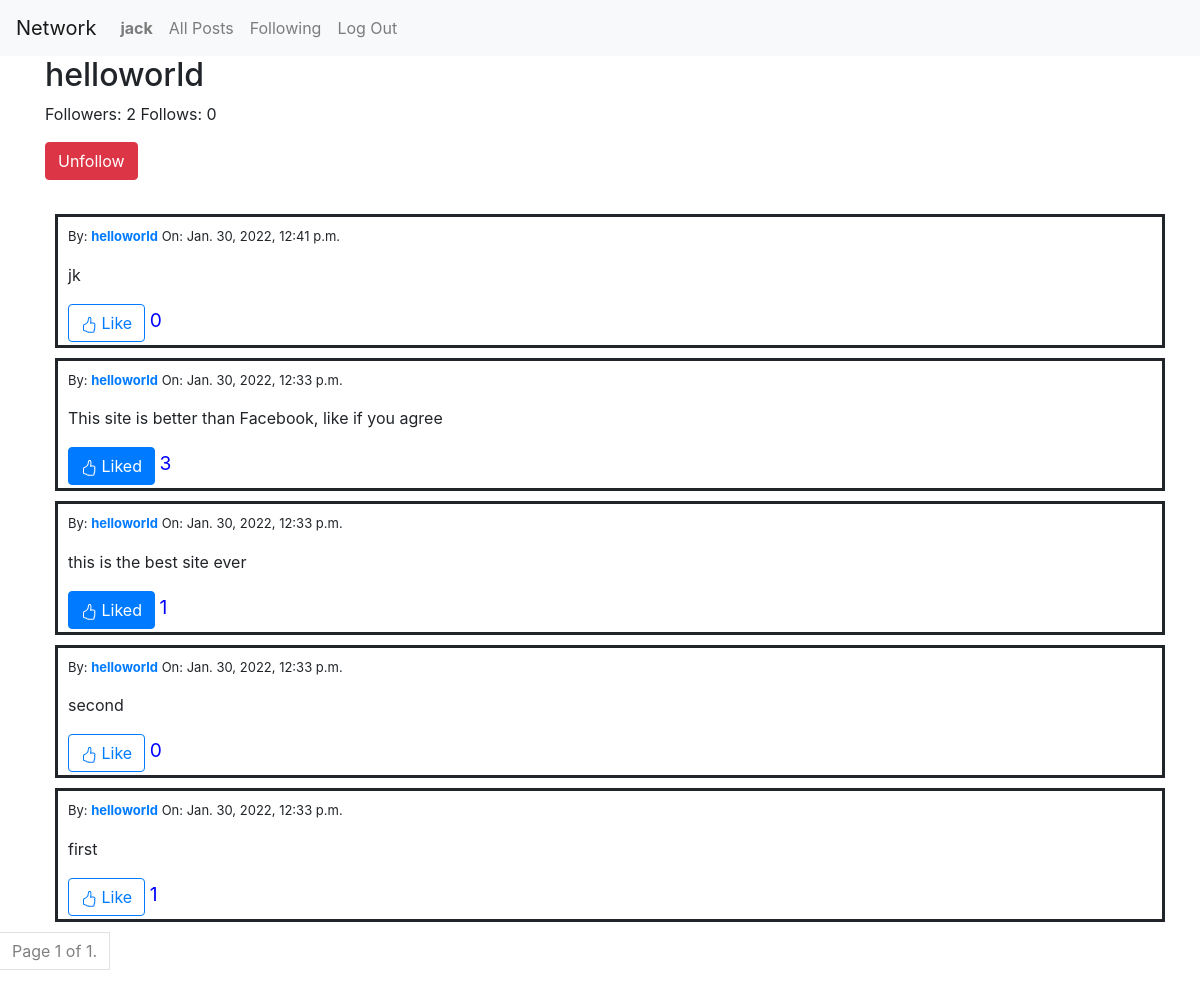
The app's page /profile/1 (signed in) with its own data.
### network/models.py (models this page shows, shortened)
class User(AbstractUser):
    pass

class Post(models.Model):
    user = models.ForeignKey(User, on_delete=models.CASCADE, verbose_name="posted by", related_name="posts")
    content = models.TextField(blank=False)
    date = models.DateTimeField(auto_now_add=True, null=False, blank=True, verbose_name="posted on")
    likes = models.IntegerField(default=0)
    class Meta:
        verbose_name = "post"
        verbose_name_plural = "posts"

### network/views.py (the view)
# urls.py: path("profile/<int:user_id>", views.profile, name="profile"),
def profile(request, user_id):
    user_info = User.objects.get(pk=user_id)
    posts = Post.objects.filter(user=user_id).order_by('-date')
    following = Following.objects.filter(user=user_id).values_list('followed', flat=True)
    followed = Following.objects.filter(followed=user_id).values_list('user', flat=True)
    following_users = User.objects.filter(id__in=following)
    followers_users = User.objects.filter(id__in=followed)
    paginator = Paginator(posts, 10)
    page_number = request.GET.get('page')
    page_obj = paginator.get_page(page_number)
    if request.user.is_authenticated:
        liked = Like.objects.filter(user=request.user).values_list('post_id', flat=True)
        likedPosts = Post.objects.filter(pk__in=liked)
    else:
        likedPosts = []
    return render(request, "network/profile.html", {
        "profile": user_info,
        "page_obj": page_obj,
        "following": following_users,
        "followers": followers_users,
        "liked": likedPosts
    })

### network/templates/network/profile.html (shortened to what this page needs)
{% extends "network/layout.html" %}
{% block body %}
    <div class='container profile-wrapper'>
        <h2>{{ profile.username }}</h2>
        <p>Followers: {% if followers.count %}  {{followers.count}}  {% else %} 0 {% endif %} Follows: {% if follows.count %} {{ follows.count }} {% else %} 0 {% endif %}</p>
        {% if user.is_authenticated and user.id != profile.id %}
        <div class="profile-buttons">
                <form action="{% url 'follow-unfollow' user_id=profile.id %}" method="POST">
                {% if user in followers%}
                        <button type="submit" class="btn btn-danger unfollow">
                            Unfollow
                        </button>
                {% else %}
                        <button type="submit" class="btn btn-primary follow">
                            Follow
                        </button>
                {% endif %}
                </form>
        </div>
        {% endif %}
        <br>
        {% include "network/posts.html"%}
    </div>
    {% include "network/paginator.html"%}
{% endblock %}

### network/templates/network/layout.html (shortened to what this page needs)
{% load static %}
<!DOCTYPE html>
<html lang="en">
    <head>
        <link rel="stylesheet" href="https://stackpath.bootstrapcdn.com/bootstrap/4.4.1/css/bootstrap.min.css">
        <link href="{% static 'network/styles.css' %}" rel="stylesheet">
    </head>
    <body>
        <nav class="navbar navbar-expand-lg navbar-light bg-light">
            <a class="navbar-brand" href="#">Network</a>
            <div>
              <ul class="navbar-nav mr-auto">
                {% if user.is_authenticated %}
                    <li class="nav-item">
                        <a class="nav-link" href="#"><strong>{{ user.username }}</strong></a>
                    </li>
                {% endif %}
                <li class="nav-item">
                  <a class="nav-link" href="{% url 'index' %}">All Posts</a>
                </li>
                {% if user.is_authenticated %}
                    <li class="nav-item">
                        <a class="nav-link" href="{% url 'following' %}">Following</a>
                    </li>
                    <li class="nav-item">
                        <a class="nav-link" href="{% url 'logout' %}">Log Out</a>
                    </li>
                {% endif %}
              </ul>
            </div>
          </nav>
        <div class="body">
            {% block body %}
            {% endblock %}
        </div>
    </body>
</html>

### network/templates/network/posts.html (shortened to what this page needs)
{% for post in page_obj %}
<div class='post-content-wrapper container' id='{{ post.id }}'>
    <p style='font-size: small;'>By: <a href="{% url 'profile' user_id=post.user.id %}"><strong>{{ post.user }}</strong></a>
        On: {{ post.date }}</p>
    <div class='post-content'>{{ post.content }}</div>
    {% if user.is_authenticated %}
    {% if post not in liked %}
    <button type="button" class="btn btn-outline-primary like-button">
        Like
      </button> <span class='like-counter' style='font-size: 1.2em; color: blue'>{{ post.likes }}</span>
      {% else %}
      <button type="button" class="btn btn-primary liked-button">
        Liked
      </button> <span class='like-counter' style='font-size: 1.2em; color: blue'>{{ post.likes }}</span>
      {% endif %}
      {% endif %}
</div>
{% endfor %}

### network/static/network/styles.css (style rules this page uses)
.post-content-wrapper { border: solid; margin: 10px; padding: 3px; padding-left: 10px; padding-top: 10px; }
.post-content { margin-bottom: 17px; }

### records on screen
User: username "jack"
User: username "helloworld"
Post: user "helloworld", date "Jan. 30, 2022, 12:41 p.m.", content "jk", likes "0"
Post: user "helloworld", date "Jan. 30, 2022, 12:33 p.m.", content "This site is better than Facebook, like if you agree", likes "3"
Post: user "helloworld", date "Jan. 30, 2022, 12:33 p.m.", content "this is the best site ever", likes "1"
Post: user "helloworld", date "Jan. 30, 2022, 12:33 p.m.", content "second", likes "0"
Post: user "helloworld", date "Jan. 30, 2022, 12:33 p.m.", content "first", likes "1"

### other values on screen
{{ followers.count }} "2"
{{ page_obj.number }} "1"
{{ page_obj.paginator.num_pages }} "1"
